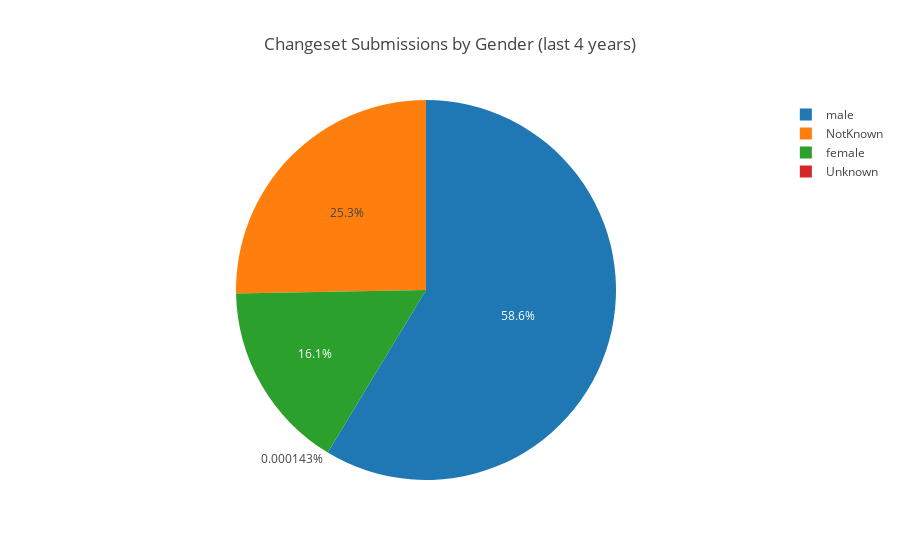

Source (notebook cell):
### Code cell
draw_piechart(pie_chart_labels, pie_chart_values, 'Changeset Submissions by Gender (last 4 years)')

### Figure 1 — Plotly figure (JSON) as saved in the notebook; plotly's stock layout.template omitted (floating-point values rounded to 4 significant figures)
{"data": [{"labels": ["male", "NotKnown", "female", "Unknown"], "type": "pie", "values": [408957, 176335, 111994, 1]}], "layout": {"title": "Changeset Submissions by Gender (last 4 years)"}}
